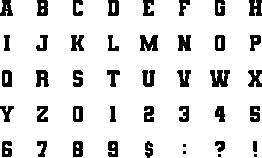
#> input picture ALLCODEHERE/visualizer/util/compact_letter_sprites.png, 262 x 158 px
$ python removewhiterows.py
#> lines starting #> are read from the running program, lines starting #| are printed output that depends on the picture; after the words box and inside, x2 and y2 are one past the last pixel; in counts of white or black regions, pixels touching at a corner belong together
from PIL import Image, ImageOps

def remove_first_white_row(image):
    # Find the index of the first row that is entirely white
    white_row_index = next((row_index for row_index in range(image.height) if all(image.getpixel((x, row_index)) == 255 for x in range(image.width))), None)

    if white_row_index is not None:
        # Create a new image without the first entirely white row
        new_height = image.height - 1
        new_image = Image.new("L", (image.width, new_height), color=255)

        new_row_index = 0
        for row_index in range(image.height):
            # Skip the first entirely white row
            if row_index == white_row_index:
                continue

            # Copy non-white rows to the new image
            new_image.paste(image.crop((0, row_index, image.width, row_index + 1)), (0, new_row_index))
            new_row_index += 1

        return new_image
    else:
        # If no row is entirely white, return the original image
        return image

def remove_all_white_rows(input_image_path, output_image_path):
    # Open the image in grayscale mode
#> called with input_image_path = './compact_letter_sprites.png', output_image_path = './nowhiterows.png'
    image = Image.open(input_image_path).convert("L")
#> image is the input picture: PIL image 262x158 L; 87.9% white; 43 black regions (4 under 20 px), largest, box (x1, y1, x2, y2) and area: (210, 70, 230, 87) 236, (140, 35, 158, 51) 208, (178, 35, 191, 51) 166

    # Invert the colors (make letters white and background black)
    inverted_image = ImageOps.invert(image)

    # Get the bounding box of non-black pixels
    bbox = inverted_image.getbbox()
#> bbox = (0, 0, 262, 158)

    # Crop the image using the bounding box
    cropped_image = inverted_image.crop(bbox)

    # Invert the colors back to the original (letters are black, background is white)
    cropped_image = ImageOps.invert(cropped_image)

    # Remove all entirely white rows using a loop
    while True:
        modified_image = remove_first_white_row(cropped_image)

        # Break the loop if the modified image is the same as the original
        if modified_image.tobytes() == cropped_image.tobytes():
            break

        # Update the image for the next iteration
        cropped_image = modified_image
#> this loop made 77 passes
#> white_row_index in remove_first_white_row on passes 1 to 12: 16, 16, 16, 16, 16, 16, 16, 16, 16, 16, 16, 16
#> pass 1, in remove_all_white_rows, `modified_image = remove_first_white_row(cropped_image)`:
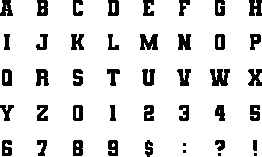
#> modified_image: PIL image 262x157 L; 87.8% white; 43 black regions (4 under 20 px), largest, box (x1, y1, x2, y2) and area: (210, 69, 230, 86) 236, (140, 34, 158, 50) 208, (178, 34, 191, 50) 166
#> pass 2, in remove_all_white_rows, `modified_image = remove_first_white_row(cropped_image)`:
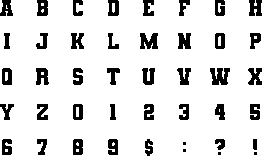
#> modified_image: PIL image 262x156 L; 87.8% white; 43 black regions (4 under 20 px), largest, box (x1, y1, x2, y2) and area: (210, 68, 230, 85) 236, (140, 33, 158, 49) 208, (178, 33, 191, 49) 166
#> after the loop:
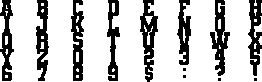
#> cropped_image: PIL image 262x82 L; 76.7% white; 12 black regions (4 under 20 px), largest, box (x1, y1, x2, y2) and area: (140, 0, 158, 82) 714, (210, 0, 230, 76) 684, (71, 0, 84, 81) 647

    # Save the result
    modified_image.save(output_image_path)

# Example usage
input_image_path = "./compact_letter_sprites.png"
output_image_path = "./nowhiterows.png"
remove_all_white_rows(input_image_path, output_image_path)

$ run again, with ALLCODEHERE/visualizer/util/download.png copied over ALLCODEHERE/visualizer/util/compact_letter_sprites.png
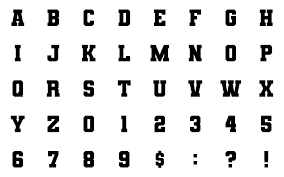
#> input picture ALLCODEHERE/visualizer/util/download.png, 284 x 177 px
#> in remove_all_white_rows, `inverted_image = ImageOps.invert(image)`:
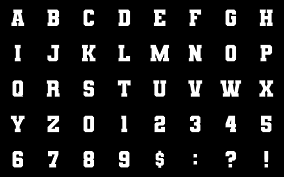
#> inverted_image: PIL image 284x177 L; min 0, max 255, mean 26.3
#> bbox = (10, 9, 274, 168)
#> the loop in remove_all_white_rows, `while True:` made 72 passes
#> white_row_index in remove_first_white_row on passes 1 to 8: 17, 17, 17, 17, 17, 17, 17, 17
#> after the loop in remove_all_white_rows, `while True:`:
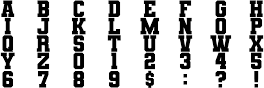
#> cropped_image: PIL image 264x88 L; min 0, max 255, mean 198
